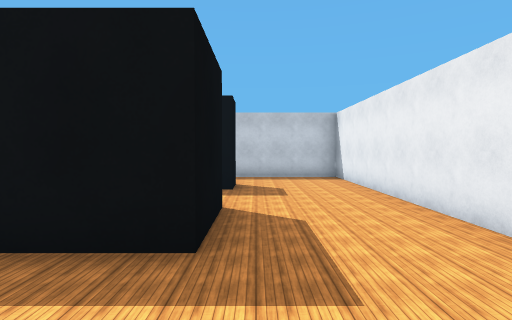
View 1 (above)

22 first-person views from a walk through a robot-simulator world made for Webots. The camera is 0.86 m above the floor, tilts 2° down and sees 80° across. The floor is counted in squares, 1 m on a side. Each view is taken from the middle of a square. On the plan, view 1 faces up. The plan holds only what a view shows up to about 11 squares ahead; the rest is blank. The robots in the file are not drawn. Simple shapes and patterns stand in for the simulator's stock objects.

View 2
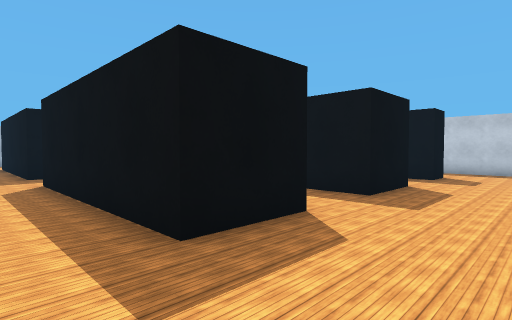

View 3
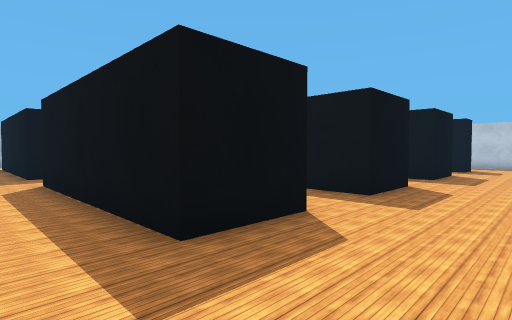

View 4
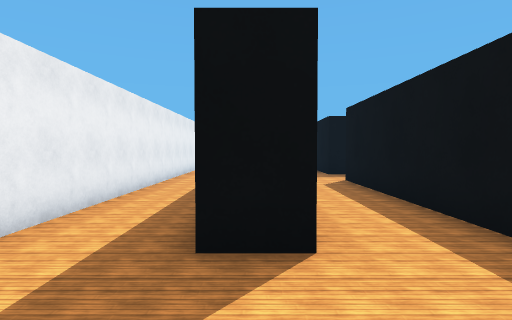

View 5
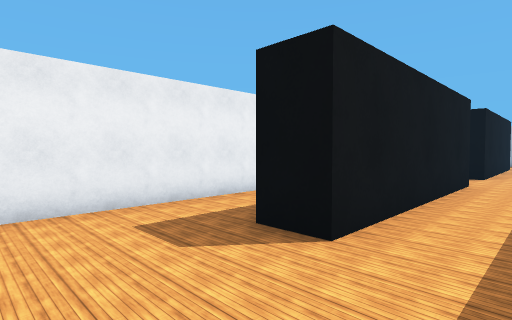

View 6
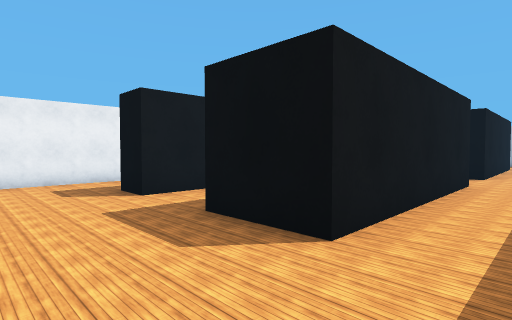

View 7
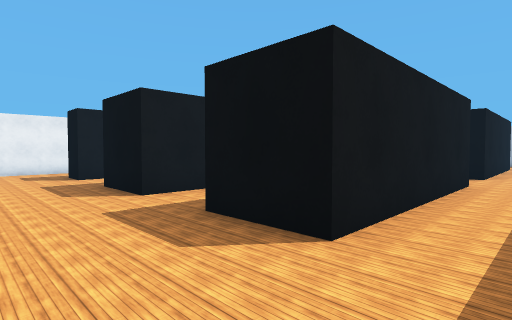

View 8
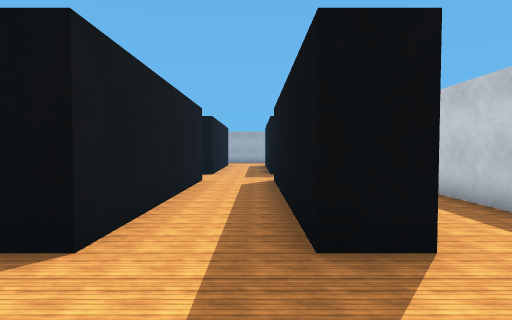

View 9
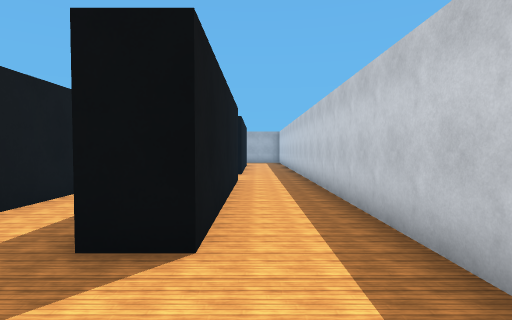

View 10
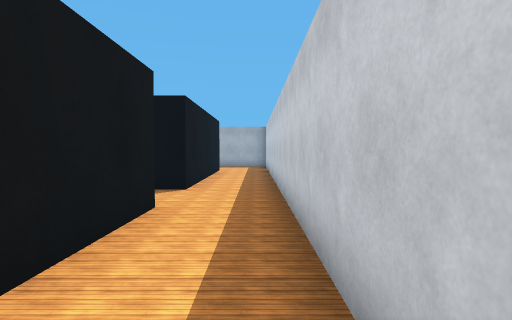

View 11
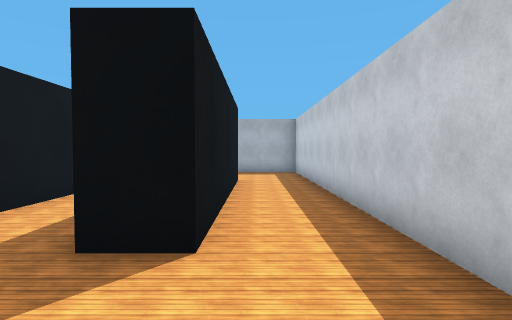

View 12
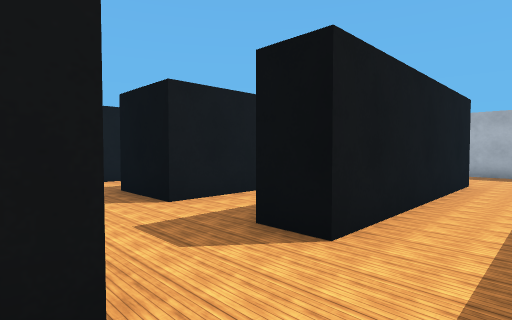

View 13
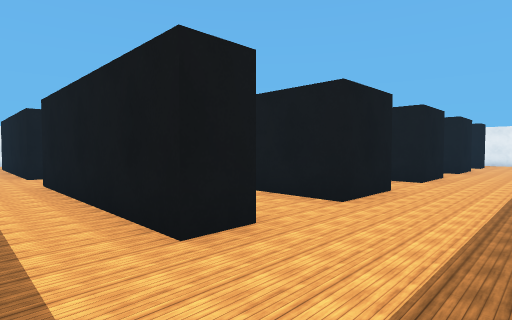

View 14
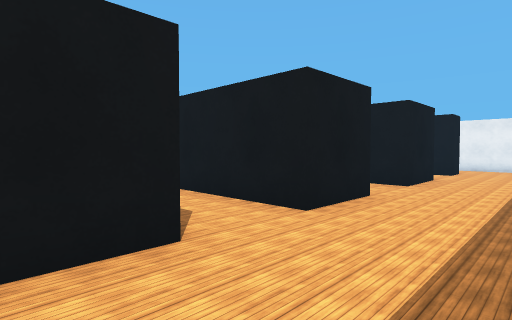

View 15
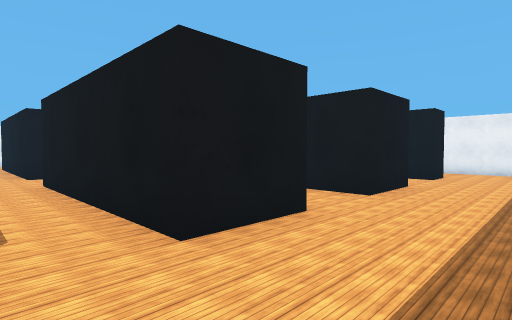

View 16
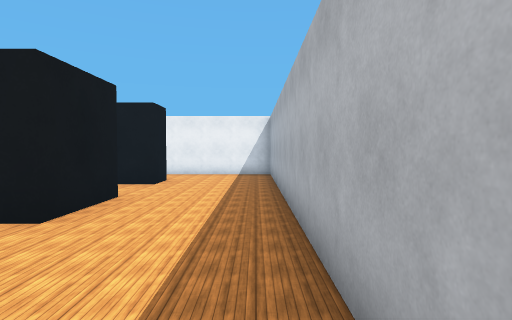

View 17
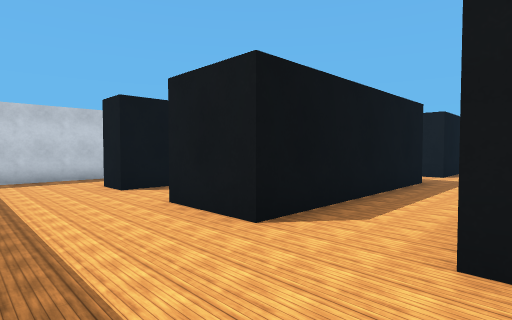

View 18
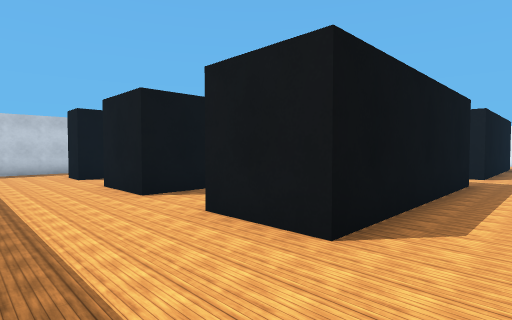

View 19
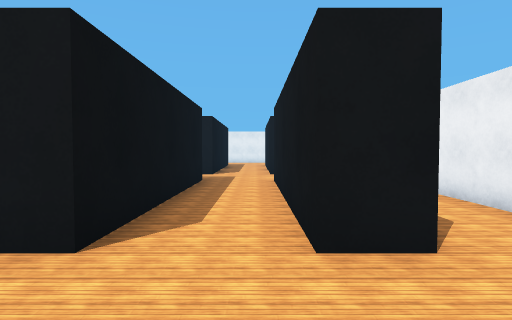

View 20
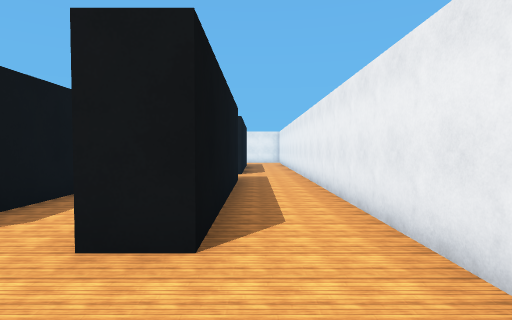

View 21
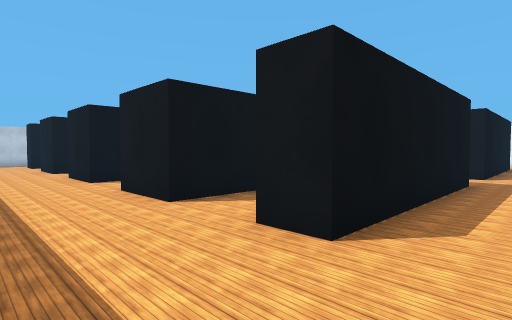

View 22
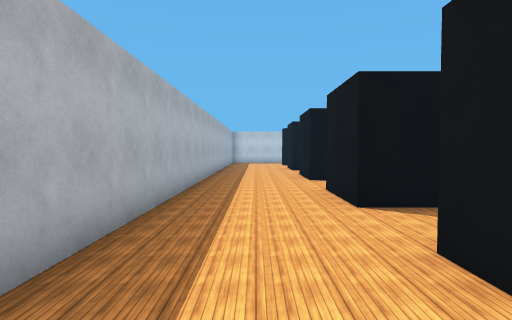

### Floor plan
Points are (right, up) in squares from view 1. A wall is a line through its corners. A room is listed if a view was taken in it or the views show most of it. See-through windows are left out.
Room 1 (views 1, 2, 3, 4, 5, 6, 7, 8, 9, 10, 11, 12, 13, 14, 15, 16, 17, 18, 19, 20, 21, 22)
walls: (-6.6, 7.5) (-0.5, 7.5) (-0.5, 6.5) (-6.5, 6.5); (-13.4, 6.5) (-14.5, 6.5) (-14.5, 7.5) (-8.5, 7.5) (-8.5, 6.5); (-8.4, -8.5) (-14.5, -8.5) (-14.5, -7.5) (-8.5, -7.5) (-8.5, -7.9); (-17.5, 1) (-17.5, -10.1); (-2.9, -8.5) (-6.5, -8.5) (-6.5, -7.5) (-0.5, -7.5) (-0.5, -8.5); (2.5, 2.9) (2.5, 9.5) (-17, 9.5); (-17.5, 8) (-17.5, 6.9); (-17.5, -10.5) (1.6, -10.5)
objects: black box (-14, -5) to (-9, -4); black box (-14, -1) to (-9, 0); black box (-14, 3) to (-9, 4); black box (-6, -5) to (-1, -4); black box (-6, -1) to (-1, 0); black box (-6, 3) to (-1, 4)

Positions as (right, up) in squares from view 1, and headings:
1: (0, 0), facing up
2: (2, -3), facing up-left
3: (2, -7), facing up-left
4: (2, -8), facing left
5: (2, -6), facing down-left
6: (2, -2), facing down-left
7: (2, 2), facing down-left
8: (2, 6), facing left
9: (2, 8), facing left
10: (-2, 9), facing left
11: (-6, 8), facing left
12: (-6, 9), facing down-left
13: (-17, 9), facing down-right
14: (-17, 4), facing down-right
15: (-17, 2), facing down-right
16: (-17, 0), facing down
17: (-17, 0), facing up-right
18: (-17, -3), facing up-right
19: (-17, -7), facing right
20: (-17, -9), facing right
21: (-17, -10), facing up-right
22: (-16, -10), facing up
